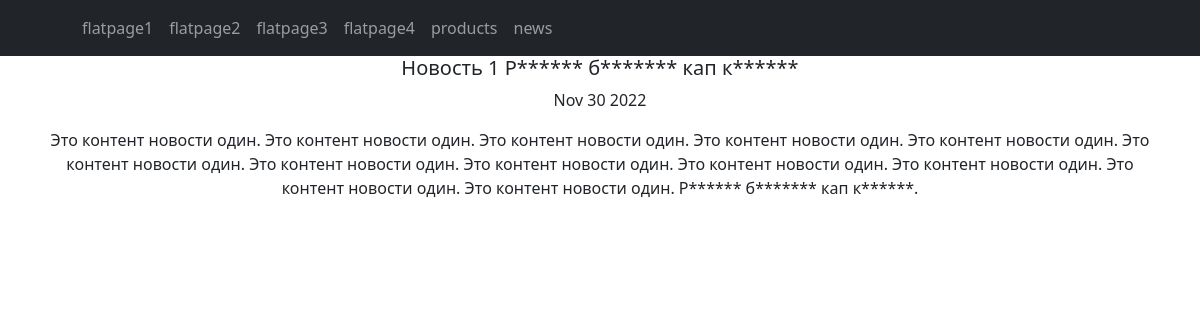
Screenshot of /news/1 with the database file from the repository.
### simpleapp/models.py (models this page shows, shortened)
class News1(models.Model):
    title = models.CharField(max_length=100)
    content = models.TextField()
    data = models.DateTimeField(auto_now_add=True)

### simpleapp/views.py (the view)
# urls.py: path('news/<int:pk>', NewsDetail.as_view()),
class NewsDetail(DetailView):
    model = News1
    template_name = 'one_news.html'
    context_object_name = 'one_news'

### simpleapp/templatetags/custom_filters.py (called while the page is built)
@register.filter()
def censor(value):
    if type(value) is not str:
        raise ValueError
    obscene_words = ('редиск', 'баклажан', 'капуст')
    punctuations = ',.!?;:-'
    text = value.split()
    for i in range(len(text)):
        for check in obscene_words:
            if check in text[i].lower():
                if text[i][-1] in punctuations:
                    text[i] = f'{text[i][0]}{"*" * (len(text[i]) - 2)}{text[i][-1]}'
                else:
                    text[i] = f'{text[i][0]}{"*"*(len(text[i])-1)}'
    text = ' '.join(text)
    return f'{text} '

### templates/one_news.html (shortened to what this page needs)
{% extends 'flatpages/default.html' %}
{% load custom_filters %}
{% block content %}
<h5>{{ one_news.title | censor}}</h5>
<p>{{ one_news.data | date:'M d Y' }}</p>
<p>{{ one_news.content | censor}}</p>
{% endblock content %}

### rows the page displays
News1: title|censor "Новость 1 Р****** б******* кап к******", data "Nov 30 2022", content|censor "Это контент новости один. Это контент новости один. Это контент новости один. Это контент новости один. Это контент новости один. Это контент новости один. Это контент новости один. Это контент новости один. Это контент новости один. Это контент новости один. Это контент новости один. Это контент новости один. Р****** б******* кап к******."
